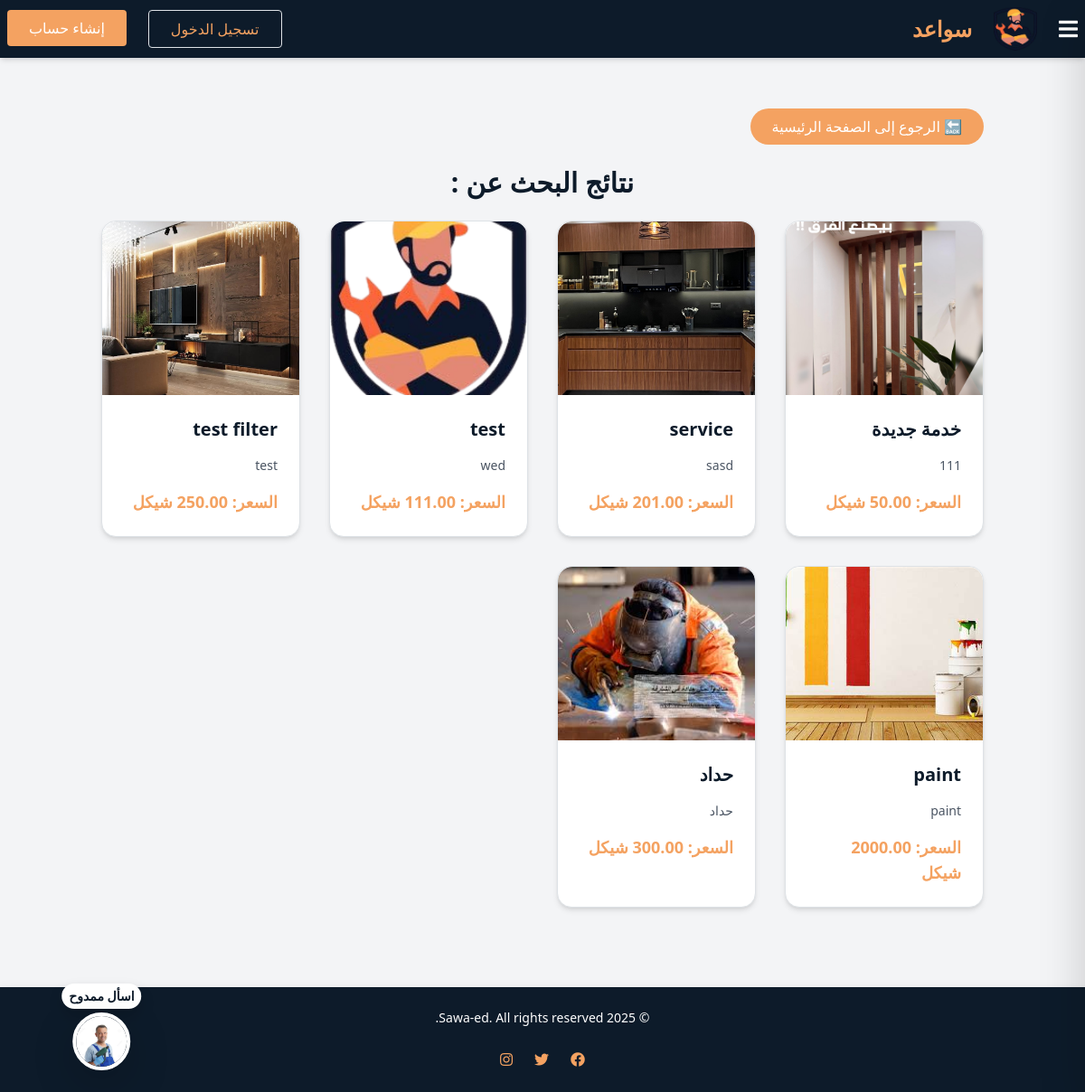
The app's page /search/ with its own data.
### Sawaed_app/models.py (models this page shows, shortened)
class ServiceListing(models.Model):
    SERVICE_TYPES = [
        ('السباكة', 'السباكة'),
        ('النجارة', 'النجارة'),
        ('الطبخ', 'الطبخ'),
        ('التصوير', 'التصوير'),
        ('الكهرباء', 'الكهرباء'),
        ('التكييف والتبريد', 'التكييف والتبريد'),
        ('التنظيف', 'التنظيف'),
        ('الميكانيكا', 'الميكانيكا'),
        ('الدهان', 'الدهان'),
        ('الحدادة', 'الحدادة'),
        ('التمديدات الصحية', 'التمديدات الصحية'),
        ('البرمجة وتطوير المواقع', 'البرمجة وتطوير المواقع'),
        ('التصميم الجرافيكي', 'التصميم الجرافيكي'),
        ('الترجمة', 'الترجمة'),
        ('الكتابة والتحرير', 'الكتابة والتحرير'),
        ('خدمات أخرى', 'خدمات أخرى'),
    ]
    handyman = models.ForeignKey(
        settings.AUTH_USER_MODEL,
        on_delete=models.CASCADE,
        related_name='services'
    )
    name = models.CharField(max_length=255)
    description = models.TextField()
    price = models.DecimalField(max_digits=10, decimal_places=2)
    image = models.ImageField(upload_to='service_images/', null=True, blank=True)
    service_type = models.CharField(max_length=50, choices=SERVICE_TYPES, null=True, blank=True,default='خدمات أخرى')
    created_at = models.DateTimeField(auto_now_add=True)
    updated_at = models.DateTimeField(auto_now=True)

### Sawaed_app/views.py (the view)
# urls.py: path('search/', views.search_services, name='service_search'),
def search_services(request):
    query = request.GET.get('q', '')
    if query:
        services = ServiceListing.objects.filter(name__icontains=query)
    else:
        services = ServiceListing.objects.all()
    service_types = ServiceListing.SERVICE_TYPES
    return render(request, 'service_search.html', {
        'services': services,
        'service_types': service_types,
        'query': query
    })

### Sawaed_app/context_processors.py (called while the page is built, shortened)
def notifications_processor(request):
    return {}

### Sawaed_app/templates/service_search.html
{% extends 'index.html' %}
{% load static %}
{% block content %}
<div class="container mx-auto px-4 py-6" dir="rtl">
  <div class="mb-4">
    <a href="{% url 'userhome' %}" class="inline-block bg-[#f4a261] text-white px-6 py-2 rounded-full font-medium hover:bg-[#e07b4c] transition duration-300">
      🔙 الرجوع إلى الصفحة الرئيسية
    </a>
  </div>
  <h1 class="text-3xl font-bold text-[#0d1b2a] mb-6 text-center">نتائج البحث عن : {{ query }}</h1>
  {% if services %}
    <div class="grid grid-cols-1 sm:grid-cols-2 md:grid-cols-3 lg:grid-cols-4 gap-8">
      {% for service in services %}
      <a href="{% url 'service_detail' service.id service.handyman.id %}" class="block bg-white border border-gray-200 rounded-2xl shadow-md hover:shadow-xl transition duration-300 overflow-hidden hover:scale-105">
        {% if service.image %}
          <img src="{{ service.image.url }}" alt="{{ service.name }}" class="w-full h-48 object-cover rounded-t-2xl">
        {% else %}
          <img src="{% static 'images/placeholder.png' %}" alt="صورة الخدمة" class="w-full h-48 object-cover rounded-t-2xl">
        {% endif %}
        <div class="p-6 space-y-4">
          <h2 class="text-xl font-semibold text-[#0d1b2a]">{{ service.name }}</h2>
          <p class="text-gray-600 text-sm">{{ service.description|truncatechars:100 }}</p>
          <p class="text-[#f4a261] font-bold text-lg">السعر: {{ service.price }} شيكل</p>
        </div>
      </a>
      {% endfor %}
    </div>
  {% else %}
    <p class="text-gray-500 text-center text-lg">ليس هناك اي نتائج للبحث, حاول البحث بكلمات اخرى </p>
  {% endif %}
</div>
{% endblock %}

### Sawaed_app/static/css/style.css (style rules this page uses)
a { text-decoration: none; color: #0d1b2a; text-decoration: none; transition: 0.4s ease; }

### records on screen
ServiceListing: image (picture), name "خدمة جديدة", description "111"
ServiceListing: image (picture), name "service", description "sasd"
ServiceListing: image (picture), name "test", description "wed"
ServiceListing: image (picture), name "test filter", description "test"
ServiceListing: image (picture), name "paint", description "paint", price "2000.00"
ServiceListing: image (picture), name "حداد", description "حداد"
